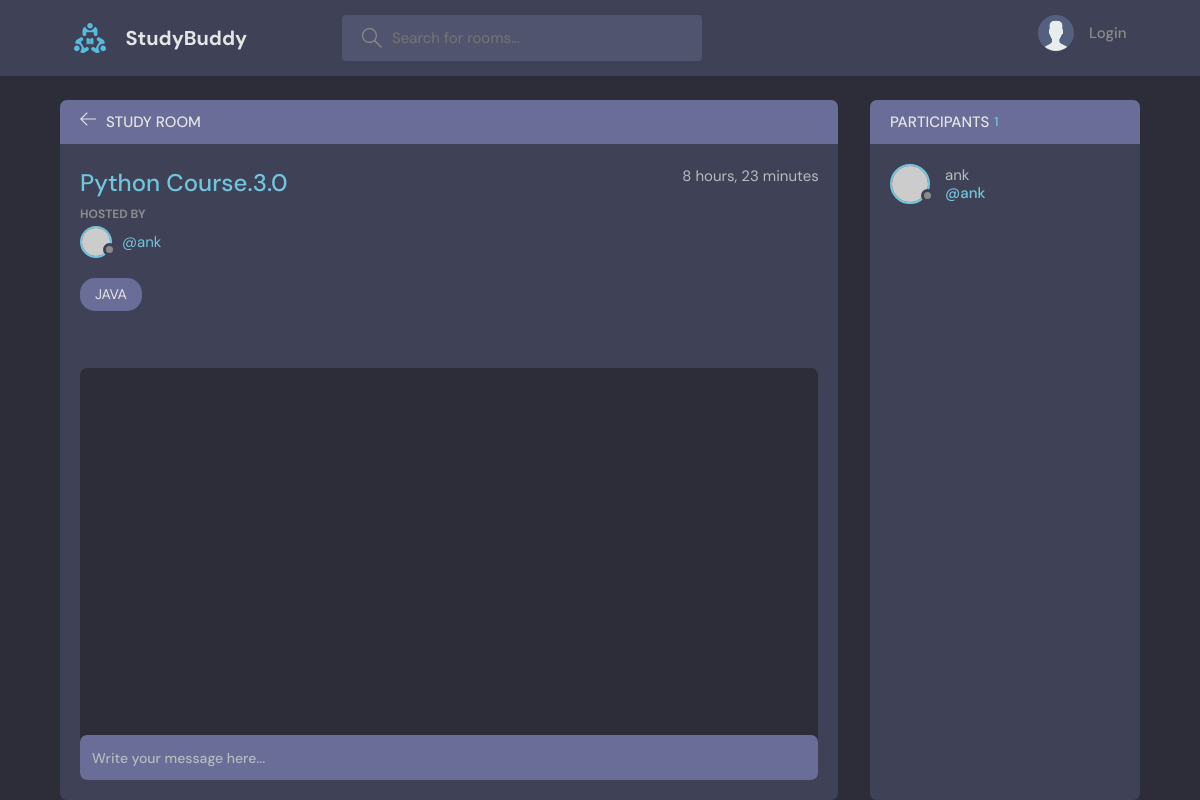
The page /room/9/ on the database as committed earlier.
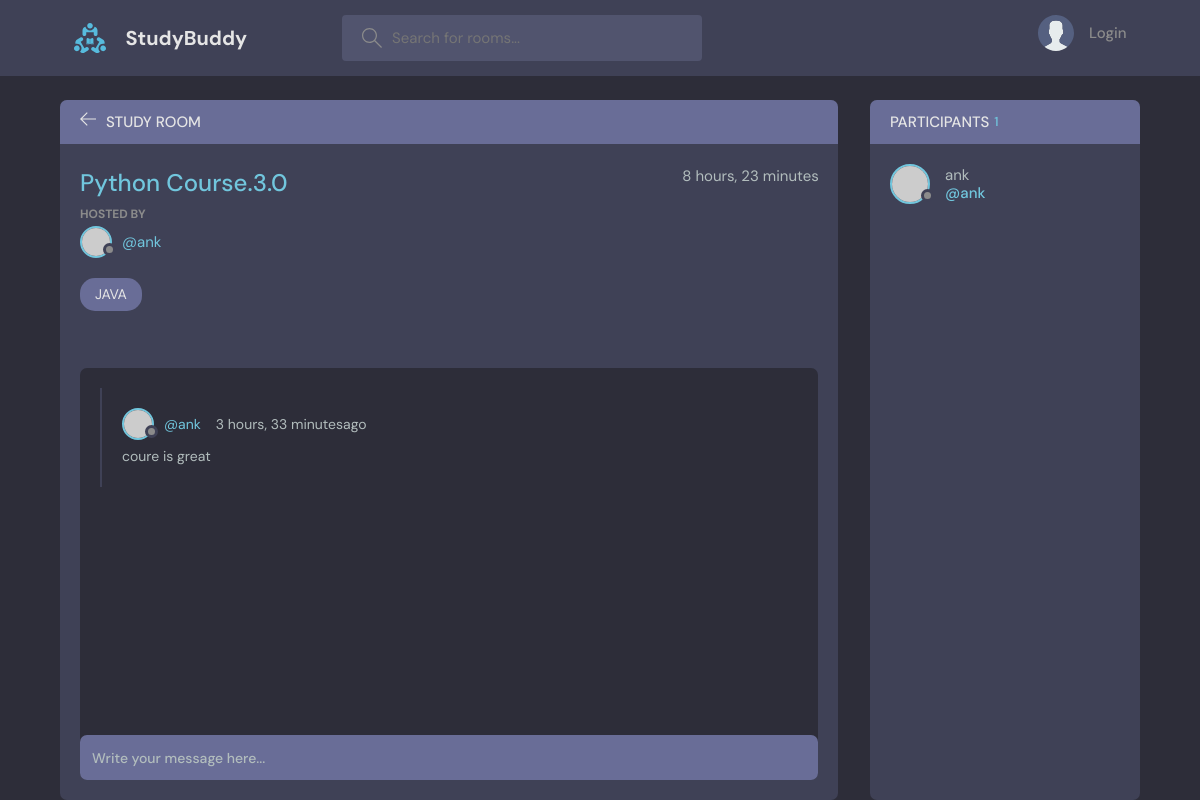
The same page on the database as committed later.
### base/models.py (models this page shows)
class Message(models.Model):
    user = models.ForeignKey(User, on_delete=models.CASCADE)
    room = models.ForeignKey(Room, on_delete=models.CASCADE)
    body = models.TextField()
    updated = models.DateTimeField(auto_now=True)
    created = models.DateTimeField(auto_now_add=True)
    def __str__(self):
        return self.body[0:50]
    class Meta:
        ordering = ['-updated', '-created']

### base/views.py (the view, shortened to what this page needs)
# urls.py: path('room/<str:pk>/', views.room, name="room"),
def room(request, pk):
    room = Room.objects.get(id=pk)
    room_messages = room.message_set.all().order_by
    participants = room.participants.all()
    print(participants,"here participants will be shown")
    context = {'room': room,'room_messages': room_messages, 'participants': participants}
    print(context)
    return render(request, 'base/Room.html', context)

### base/models.py (called while the page is built)
    def __str__(self):
        return self.name

    def __str__(self):
        return self.name

### base/templates/base/room.html (shortened to what this page needs)
{% extends 'main.html' %}
{% block content %}
    <main class="profile-page layout layout--2">
      <div class="container">
        <div class="room">
          <div class="room__top">
            <div class="room__topLeft">
              <a href="{% url 'home' %}">
                <svg version="1.1" xmlns="http://www.w3.org/2000/svg" width="32" height="32" viewBox="0 0 32 32">
                  <title>arrow-left</title>
                  <path
                    d="M13.723 2.286l-13.723 13.714 13.719 13.714 1.616-1.611-10.96-10.96h27.625v-2.286h-27.625l10.965-10.965-1.616-1.607z"
                  ></path>
                </svg>
              </a>
              <h3>Study Room</h3>
            </div>
          </div>
          <div class="room__box scroll">
            <div class="room__header scroll">
              <div class="room__info">
                <h3>{{room.name}}</h3>
                <span>{{room.created|timesince}}</span>
              </div>
              <div class="room__hosted">
                <p>Hosted By</p>
                <a href="{% url 'user-profile' room.host.id %}" class="room__author">
                  <div class="avatar avatar--small">
                    <img src="https://randomuser.me/api/portraits/men/37.jpg" />
                  </div>
                  <span>@{{room.host.username}}</span>
                </a>
              </div>
              <span class="room__topics">{{room.topic}}</span>
            </div>
            <div class="room__conversation">
              <div class="threads scroll">
                 {% for message in room_messages %}
                <div class="thread">
                  <div class="thread__top">
                    <div class="thread__author">
                      <a href="{% url 'user-profile' message.user.id %}" class="thread__authorInfo">
                        <div class="avatar avatar--small">
                          <img src="https://randomuser.me/api/portraits/men/37.jpg" />
                        </div>
                        <span>@{{message.user.username}}</span>
                      </a>
                      <span class="thread__date">{{message.created|timesince}}ago</span>
                    </div>
                  </div>
                  <div class="thread__details">
                   {{message.body}}
                  </div>
                </div>
                {% endfor %}
              </div>
            </div>
          </div>
          <div class="room__message">
            <form action="" method="post">
              <input name="body" placeholder="Write your message here..." />
            </form>
          </div>
        </div>
        <div class="participants">
          <h3 class="participants__top">Participants <span>{{participants.count}}</span></h3>
          <div class="participants__list scroll">
              {% for user in participants %}
            <a href="{%url 'user-profile' user.id %}" class="participant">
              <div class="avatar avatar--medium">
                <img src="https://randomuser.me/api/portraits/men/37.jpg" />
              </div>
              <p>
                 {{user.username}}
                <span>@{{user.username}}</span>
              </p>
            </a>
              {% endfor %}
          </div>
        </div>
      </div>
    </main>
{% endblock content %}

Rows that differ between the two databases and show on the page:
added Message: user.username "ank", created "3 hours, 33 minutes", body "coure is great"
